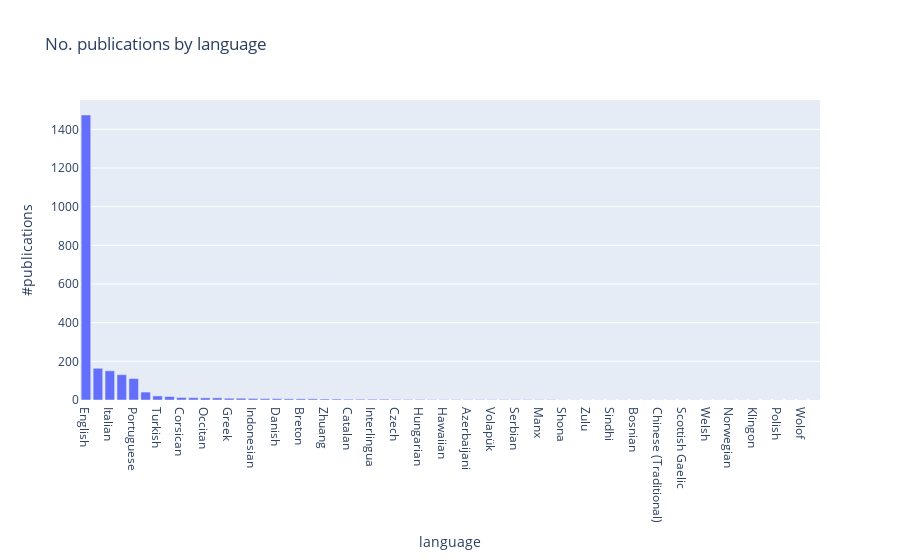

Notebook code for this chart:
### Code cell
lang_publications = px.bar(
    languages_count, 
    x='language', 
    y='#publications',
    title="No. publications by language"
)
lang_publications.show()
lang_publications.write_image("images/languages_publications.eps")

### Figure 1 — Plotly figure (JSON) as saved in the notebook; plotly's stock layout.template omitted (floating-point values rounded to 4 significant figures)
{"data": [{"alignmentgroup": "True", "hovertemplate": "language=%{x}<br>#publications=%{y}<extra></extra>", "legendgroup": "", "marker": {"color": "#636efa", "pattern": {"shape": ""}}, "name": "", "offsetgroup": "", "orientation": "v", "showlegend": false, "textposition": "auto", "type": "bar", "x": ["English", "Spanish", "Italian", "un", "Portuguese", "Tswana", "Turkish", "German", "Corsican", "French", "Occitan", "Dutch", "Greek", "Russian", "Indonesian", "Esperanto", "Danish", "Finnish", "Breton", "Arabic", "Zhuang", "Japanese", "Catalan", "Lithuanian", "Interlingua", "Scots", "Czech", "xx (Qaai)", "Hungarian", "Slovak", "Hawaiian", "Tongan", "Azerbaijani", "Luxembourgish", "Volapük", "Persian", "Serbian", "zzp", "Manx", "Thai", "Shona", "Lingala", "Zulu", "Swedish", "Sindhi", "Swahili", "Bosnian", "Korean", "Chinese (Traditional)", "Akan", "Scottish Gaelic", "Sango", "Welsh", "Xhosa", "Norwegian", "Estonian", "Klingon", "Norwegian Nynorsk", "Polish", "Galician", "Wolof", "Belarusian"], "xaxis": "x", "y": [1474, 164, 151, 131, 111, 41, 21, 18, 13, 12, 11, 11, 9, 9, 8, 7, 7, 6, 6, 6, 5, 5, 4, 4, 4, 4, 3, 3, 3, 2, 2, 2, 2, 2, 2, 2, 2, 2, 2, 2, 1, 1, 1, 1, 1, 1, 1, 1, 1, 1, 1, 1, 1, 1, 1, 1, 1, 1, 1, 1, 1, 1], "yaxis": "y"}], "layout": {"barmode": "relative", "legend": {"tracegroupgap": 0}, "title": {"text": "No. publications by language"}, "xaxis": {"anchor": "y", "domain": [0, 1], "title": {"text": "language"}}, "yaxis": {"anchor": "x", "domain": [0, 1], "title": {"text": "#publications"}}}}
